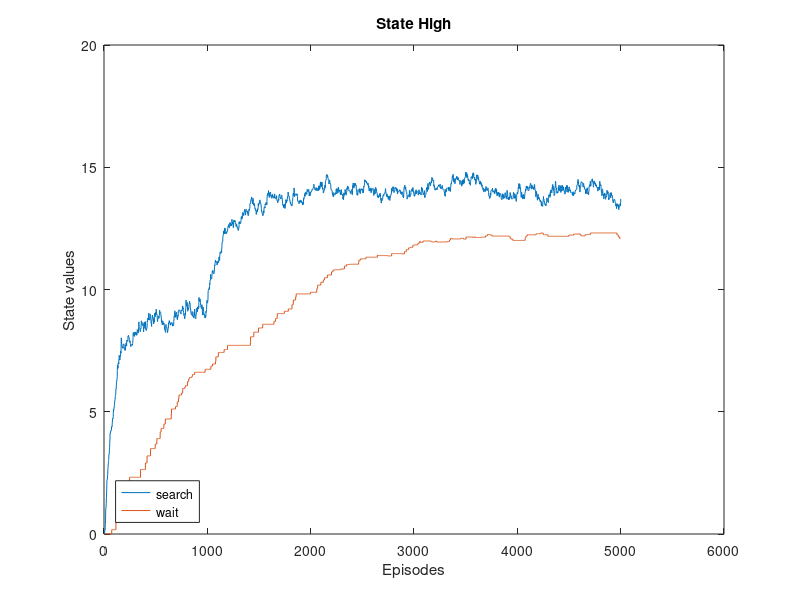
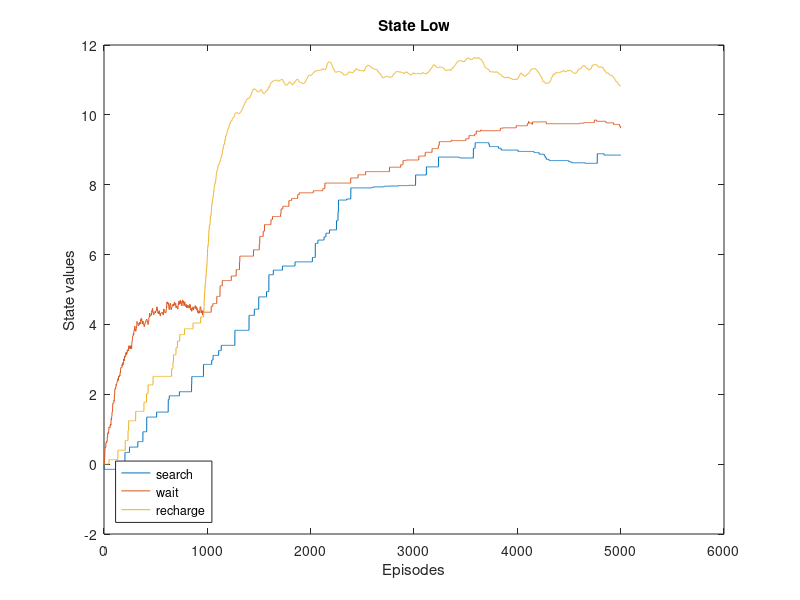

Write the MATLAB code that produced these figures, in order.
% Achyuth Nandikotkur
% V00975928
% ECE-559B
% November 8th, 2021

% Question 2

clear;
clc;

global returns qvector searchrewards waitrewards startState actionsAtHigh actionsAtLow stepsize epsilon;

% To store average returns
% high - low
qvaluehighsearch = [0];
qvaluehighwait = [0];

qvaluelowsearch = [0];
qvaluelowwait = [0];
qvaluelowrecharge = [0];

Steps = 5000;

stepsize = 0.05;
epsilon = 0.1;

searchrewards = [3, 4, 5, 6];
waitrewards = [0, 1, 2];

pisearchhigh = 0.5;
piwaithigh = 0.5;
pisearchlow = 0.5;
piwaitlow = 0.25;
pirechargelow = 0.25;



loop = 1;
counterhigh = 0;
counterlow = 0;
% returns{0} high
% returns{1} low
returns = [0 0];

for outerloop = 1: Steps
    % selecting initial state as high = 1 or low = 2 with equal probability
    sequence = cell(1, 2);
    
    % Since SARSA is single step, generating a single step episode
    for k1 = 1:2
        sequence{k1}.state = 0;
        sequence{k1}.action = 0;
        sequence{k1}.reward = 0;
    end

    % Selecting initial state randomly
    sequence{1}.state = randsample([1, 2], 1, true, [0.5, 0.5]);

    % Selecting initial action
    epsgreedy = rand;

    % Greedily
    if(epsgreedy <= (1 - epsilon))
        % If in state high
        if(sequence{1}.state == 1) 
            % choosing greedily
            [maxValuedActions, I] = max([qvaluehighsearch(end), qvaluehighwait(end)]);

            % Tie breaking between different same max valued actions
            sameValueActions = find([qvaluehighsearch(end), qvaluehighwait(end)] == maxValuedActions);
            r = randi(length(sameValueActions));
            sequence{1}.action = sameValueActions(r);
        else
            % choosing greedily
            [maxValuedActions, I] = max([qvaluelowsearch(end), qvaluelowwait(end), qvaluelowrecharge(end)]);

            % Tie breaking between different same max valued actions
            sameValueActions = find([qvaluelowsearch(end), qvaluelowwait(end), qvaluelowrecharge(end)] == maxValuedActions);
            r = randi(length(sameValueActions));
            sequence{1}.action = sameValueActions(r);
        end
    else
        % Randomly with epsilon probability

        if(sequence{1}.state == 1)
            % if initial state is high, select search or wait randomly
            sequence{1}.action = randsample([1, 2], 1);
        else
            % if initial state is low, select search or wait or recharge randomly
            sequence{1}.action = randsample([1, 2, 3], 1);
        end
    end


    % Determining reward and next state
    if(sequence{1}.state == 1)
        % action can be search = 1, wait = 2;
        if sequence{1}.action == 1
          sequence{1+1}.state = randsample([1, 2],1, true, [0.25, 0.75]);
          sequence{1}.reward =  randsample(searchrewards,1, true, [1/4, 1/4, 1/4, 1/4]);
        else
          sequence{1}.reward =  randsample(waitrewards,1, true, [1/3, 1/3, 1/3]);
          sequence{1+1}.state = 1;
        end
    else
        % if in state low
        % action can be search = 1, wait = 2; recharge = 3;
        if sequence{1}.action == 1
          sequence{1+1}.state = randsample([2, 1], 1, true, [0.25, 0.75]);
          if(sequence{1+1}.state == 2)
              sequence{1}.reward =  randsample(searchrewards,1, true, [1/4, 1/4, 1/4, 1/4]);
          else
              sequence{1}.reward = -3;
          end
        elseif(sequence{1}.action == 2)
          sequence{1}.reward =  randsample(waitrewards,1, true, [1/3, 1/3, 1/3]);
          sequence{1+1}.state = 2;
        else
           sequence{1}.reward = 0;
           sequence{1+1}.state = 1;
        end
    end

% MAX SARSA - CHOOSING NEXT ACTION WITH EPISLON GREEDY
    if(sequence{1+1}.state == 1)
        % choosing greedily
        [maxValuedActions, I] = max([qvaluehighsearch(end), qvaluehighwait(end)]);

        % Tie breaking between different same max valued actions
        sameValueActions = find([qvaluehighsearch(end), qvaluehighwait(end)] == maxValuedActions);
    else
        % choosing greedily
        [maxValuedActions, I] = max([qvaluelowsearch(end), qvaluelowwait(end), qvaluelowrecharge(end)]);

        % Tie breaking between different same max valued actions
        sameValueActions = find([qvaluelowsearch(end), qvaluelowwait(end), qvaluelowrecharge(end)] == maxValuedActions);
    end

    r = randi(length(sameValueActions));

    sequence{1+1}.action = sameValueActions(r);  

% MAX SARSA - CHOOSING NEXT ACTION MAX
    if(sequence{1}.state == 1)         
        % Choosing to search now
        if(sequence{1}.action == 1)
            if(sequence{2}.state == 1)
                % AT HIGH - can search and wait
                if(sequence{2}.action == 1)
                    temp = qvaluehighsearch(end) + stepsize * (sequence{1}.reward + 0.8 * (qvaluehighsearch(end)) - qvaluehighsearch(end));
                else
                    temp = qvaluehighsearch(end) + stepsize * (sequence{1}.reward + 0.8 * (qvaluehighwait(end)) - qvaluehighsearch(end));
                end 
            else
                % AT LOW - can search, wait and recharge
                if(sequence{2}.action == 1)
                    temp = qvaluehighsearch(end) + stepsize * (sequence{1}.reward + 0.8 * (qvaluelowsearch(end)) - qvaluehighsearch(end));
                elseif(sequence{2}.action == 2)
                    temp = qvaluehighsearch(end) + stepsize * (sequence{1}.reward + 0.8 * (qvaluelowwait(end)) - qvaluehighsearch(end));
                else
                    temp = qvaluehighsearch(end) + stepsize * (sequence{1}.reward + 0.8 * (qvaluelowrecharge(end)) - qvaluehighsearch(end));
                end                 
            end
            qvaluehighsearch = [qvaluehighsearch; temp];
            qvaluehighwait = [qvaluehighwait; qvaluehighwait(end)]; 
        % Choosing to wait now
        elseif(sequence{1}.action == 2)
            % AT HIGH - can search and wait
            if(sequence{2}.action == 1)
                temp = qvaluehighwait(end) + stepsize * (sequence{1}.reward + 0.8 * (qvaluehighsearch(end)) - qvaluehighwait(end));
            else
                temp = qvaluehighwait(end) + stepsize * (sequence{1}.reward + 0.8 * (qvaluehighwait(end)) - qvaluehighwait(end));
            end
             qvaluehighwait = [qvaluehighwait; temp];
             qvaluehighsearch = [qvaluehighsearch; qvaluehighsearch(end)];
        end
        
        qvaluelowsearch = [qvaluelowsearch; qvaluelowsearch(end)];
        qvaluelowwait = [qvaluelowwait; qvaluelowwait(end)];
        qvaluelowrecharge = [qvaluelowrecharge; qvaluelowrecharge(end)];
    else
        % Choosing to search at LOW.
        if(sequence{1}.action == 1)
            if(sequence{2}.state == 1)
                % AT HIGH - can search and wait
                if(sequence{2}.action == 1)
                    temp = qvaluelowsearch(end) + stepsize * (sequence{1}.reward + 0.8 * (qvaluehighsearch(end)) - qvaluelowsearch(end));
                else
                    temp = qvaluelowsearch(end) + stepsize * (sequence{1}.reward + 0.8 * (qvaluehighwait(end)) - qvaluelowsearch(end));
                end 
            else
                % AT LOW - can search, wait and recharge
                if(sequence{2}.action == 1)
                    temp = qvaluelowsearch(end) + stepsize * (sequence{1}.reward + 0.8 * (qvaluelowsearch(end)) - qvaluelowsearch(end));
                elseif(sequence{2}.action == 2)
                    temp = qvaluelowsearch(end) + stepsize * (sequence{1}.reward + 0.8 * (qvaluelowwait(end)) - qvaluelowsearch(end));
                else
                    temp = qvaluelowsearch(end) + stepsize * (sequence{1}.reward + 0.8 * (qvaluelowrecharge(end)) - qvaluelowsearch(end));
                end                 
            end
            qvaluelowsearch = [qvaluelowsearch; temp];
            qvaluelowwait = [qvaluelowwait; qvaluelowwait(end)];
            qvaluelowrecharge = [qvaluelowrecharge; qvaluelowrecharge(end)];

        % Choosing to wait
        elseif(sequence{1}.action == 2)
            % LOW - WAIT - LOW
            % AT LOW - can search, wait and recharge
            if(sequence{2}.action == 1)
                temp = qvaluelowwait(end) + stepsize * (sequence{1}.reward + 0.8 * (qvaluelowsearch(end)) - qvaluelowwait(end));
            elseif(sequence{2}.action == 2)
                temp = qvaluelowwait(end) + stepsize * (sequence{1}.reward + 0.8 * (qvaluelowwait(end)) - qvaluelowwait(end));
            else
                temp = qvaluelowwait(end) + stepsize * (sequence{1}.reward + 0.8 * (qvaluelowrecharge(end)) - qvaluelowwait(end));
            end                 
            qvaluelowwait = [qvaluelowwait; temp];
            qvaluelowsearch = [qvaluelowsearch; qvaluelowsearch(end)];
            qvaluelowrecharge = [qvaluelowrecharge; qvaluelowrecharge(end)];

        % Choosing to recharge at low
        else
            % LOW - RECHARGE - HIGH
            if(sequence{2}.action == 1)
                temp = qvaluelowrecharge(end) + stepsize * (sequence{1}.reward + 0.8 * (qvaluehighsearch(end)) - qvaluelowrecharge(end));
            else
                temp = qvaluelowrecharge(end) + stepsize * (sequence{1}.reward + 0.8 * (qvaluehighwait(end)) - qvaluelowrecharge(end));
            end 
            qvaluelowrecharge = [qvaluelowrecharge; temp];
            qvaluelowsearch = [qvaluelowsearch; qvaluelowsearch(end)];
            qvaluelowwait = [qvaluelowwait; qvaluelowwait(end)];
        end
        qvaluehighsearch = [qvaluehighsearch; qvaluehighsearch(end)];
        qvaluehighwait = [qvaluehighwait; qvaluehighwait(end)];
    end
end
% celldisp(sequence);

t1=1:length(qvaluehighsearch);
t2=1:length(qvaluehighwait);
t3=1:length(qvaluelowsearch);
t4=1:length(qvaluelowwait);
t5=1:length(qvaluelowrecharge);

figure(1)
plot(t1, qvaluehighsearch, t2,qvaluehighwait);
xlabel('Episodes') 
ylabel('State values')
legend({'search','wait'},'Location','southwest')
title('State High');

figure(2)
plot(1:length(qvaluelowsearch), qvaluelowsearch, 1:length(qvaluelowwait), qvaluelowwait, 1:length(qvaluelowrecharge), qvaluelowrecharge);
xlabel('Episodes') 
ylabel('State values')
legend({'search','wait', 'recharge'},'Location','southwest')
title('State Low');